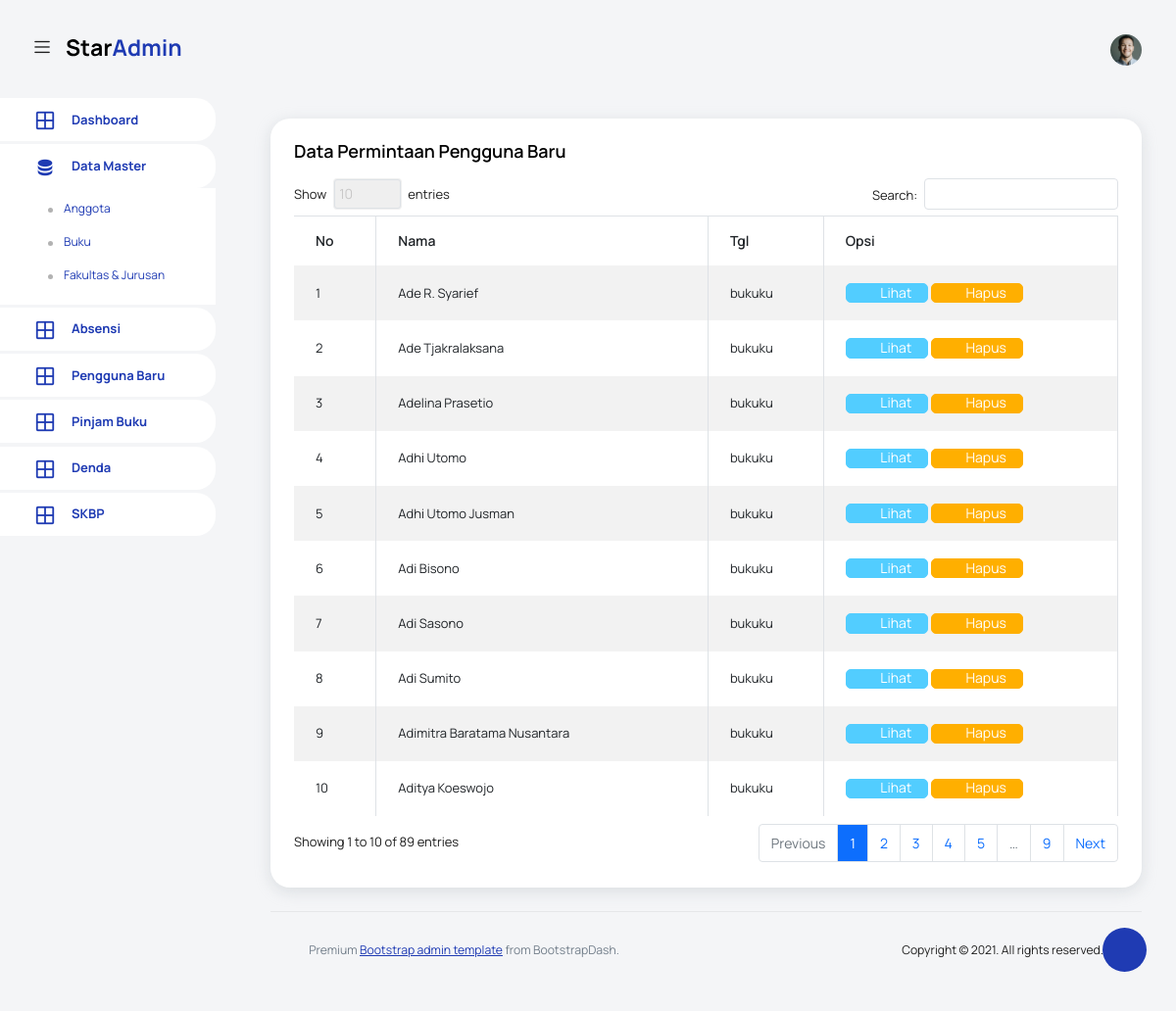
The app's page /pages/pengguna_baru/index.php with its own data.
### tables this page shows
CREATE TABLE `anggota` (
  `id` int(11) NOT NULL,
  `req_perpus` varchar(40) NOT NULL,
  `nama` varchar(40) NOT NULL,
  `STB` varchar(25) NOT NULL,
  `fklts` varchar(25) DEFAULT NULL,
  `jrsn` varchar(25) DEFAULT NULL,
  `almt` varchar(255) NOT NULL,
  `email` varchar(255) NOT NULL,
  `username` varchar(50) NOT NULL,
  `password` varchar(40) NOT NULL,
  `level` varchar(4) NOT NULL,
  `status` int(11) NOT NULL,
  `img` varchar(40) DEFAULT NULL,
  `created` timestamp NOT NULL DEFAULT current_timestamp() ON UPDATE current_timestamp()
);

### config/function-anggota.php (the view, shortened to what this page needs)
<?php
function list_anggota_baru()
{
    include 'koneksi.php';
    $sql = "SELECT * FROM `anggota` WHERE `status` = 0 ORDER BY `anggota`.`status` ASC;";
    $result = $conn->query($sql);
    $i = 0;
    while ($row = $result->fetch_assoc()) {
        $i++;
            echo "<tr>
                    <td>". $i."</td>
                    <td>" . $row["nama"] . "</td>
                    <td>bukuku</td>
                    <td>
                      <a href='javascript:void(0)' onClick='viewAnggota" . $row["id"] . "()' class='btn btn-info btn-icon-text'>
                        <i class='ti-eye btn-icon-prepend'></i>
                        Lihat
                      </a>
                <div class='modal fade' id='modalView" . $row["id"] . "' tabindex='-1' role='dialog' aria-labelledby='modalViewLabel' aria-hidden='true'>
                                            <td>" . $row["req_perpus"] . "</td>
                                            <td>" . $row["nama"] . "</td>
                                            <td>" . $row["STB"] . "</td>
                                            <td>" . $row["fklts"] . " \ " . $row["jrsn"] . "</td>
                                            <td>" . $row["almt"] . "</td>
                                    <a href=index.php?aktif=" . $row['id'] . " type='submit' class='btn btn-primary btn-icon-text'><i class='ti-check btn-icon-prepend'></i>Terima</a>
                                    <a href=index.php?tolak=" . $row['id'] . " type='submit' class='btn btn-danger btn-icon-text'><i class='ti-close btn-icon-prepend'></i>Tolak</a>
                </div>
                    function viewAnggota" . $row["id"] . "(){
                        $('#modalView" . $row["id"] . "').modal('show');
                <a href='index.php?hapus=" . $row['id'] . "' class='btn btn-warning btn-icon-text'>
                    <i class='ti-trash btn-icon-prepend'></i>
                    Hapus
                </a>
            </td>
        </tr>";
    }
}
?>

### records on screen
anggota: nama "Ade R. Syarief"
anggota: nama "Ade Tjakralaksana"
anggota: nama "Adelina Prasetio"
anggota: nama "Adhi Utomo"
anggota: nama "Adhi Utomo Jusman"
anggota: nama "Adi Bisono"
anggota: nama "Adi Sasono"
anggota: nama "Adi Sumito"
anggota: nama "Adimitra Baratama Nusantara"
anggota: nama "Aditya Koeswojo"
